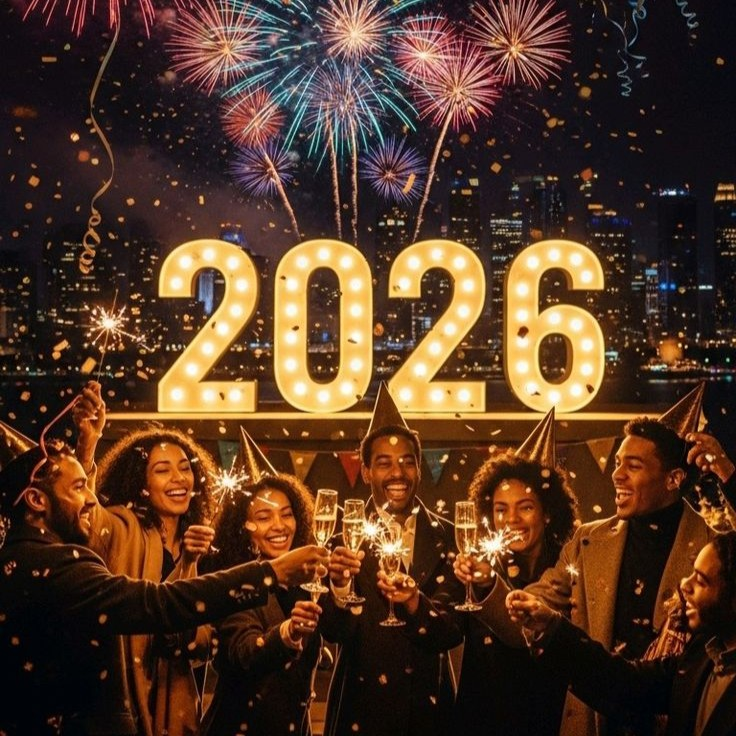
#> input picture ala_lab.jpg, 736 x 736 px
$ python Task2.py
#> lines starting #> are read from the running program, lines starting #| are printed output that depends on the picture
import numpy as np
from matplotlib.image import imread
import matplotlib.pyplot as plt
from sklearn.decomposition import PCA

image_raw = imread("ala_lab.jpg")
#> image_raw is the input picture: shape (736, 736, 3); mean R, G, B 83, 55.1, 37.5
print(image_raw.shape)
#| (736, 736, 3)

image_vector = np.array(image_raw.shape)
#> image_vector = [736, 736, 3]
print("Image vector [H, W, C]:", image_vector)
#| Image vector [H, W, C]: [736 736   3]

plt.imshow(image_raw)
plt.axis("off")
plt.title("Original image")
plt.show()

#2
image_sum = image_raw.sum(axis=2)
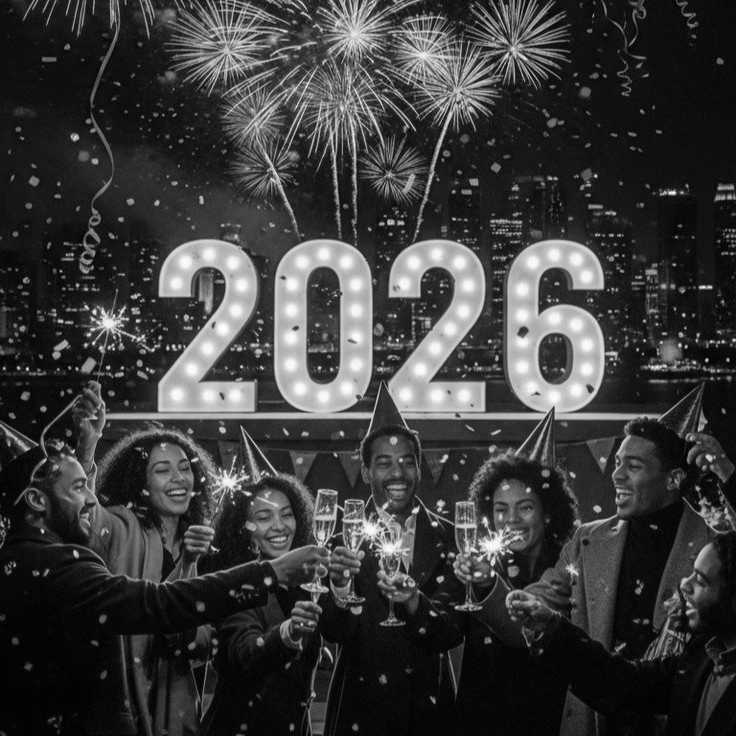
#> image_sum: shape (736, 736) uint64; min 0, max 762, mean 175.6; drawn with min black and max white
print("image_sum.shape:", image_sum.shape)
#| image_sum.shape: (736, 736)

image_bw = image_sum / image_sum.max()
print("image_bw.max():", image_bw.max())
#| image_bw.max(): 1.0

plt.imshow(image_bw, cmap="gray")
plt.axis("off")
plt.title("Black and white img")
plt.show()

#3
H, W = image_bw.shape
#> H = 736; W = 736
pca_full = PCA()
pca_full.fit(image_bw)
explained_var = pca_full.explained_variance_ratio_
cum_var = np.cumsum(explained_var) * 100
n_components_95 = np.argmax(cum_var >= 95) + 1
print("Number of components for 95% variance:", n_components_95)
plt.figure(figsize=(6,4))
plt.plot(cum_var)
plt.axhline(95, linestyle="--", color="r")
plt.axvline(n_components_95, linestyle="--", color="g")
plt.xlabel("Number of components")
plt.ylabel("Cumulative variance (%)")
plt.title("Cumulative Explained Variance")
plt.grid(True)
plt.show()
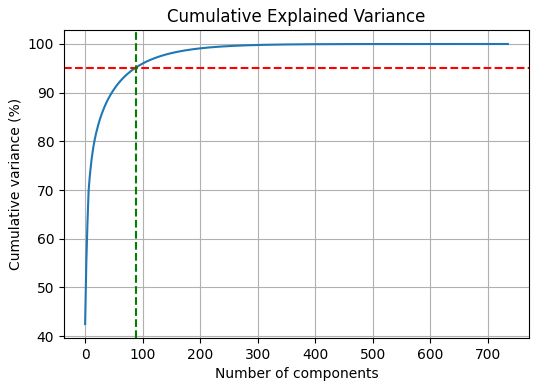
#> figure drawn by matplotlib, 1 panel; curve peaks at x = 734, y = 100

def pca_compress(image_bw, n_components):
#> called with n_components = 88
    pca = PCA(n_components=n_components)
    X_reduced = pca.fit_transform(image_bw)
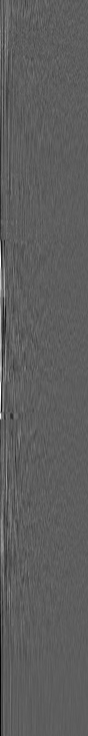
#> X_reduced: shape (736, 88) float64; min -5.22, max 8.94, mean 4.44e-16; drawn with min black and max white
    X_reconstructed = pca.inverse_transform(X_reduced)
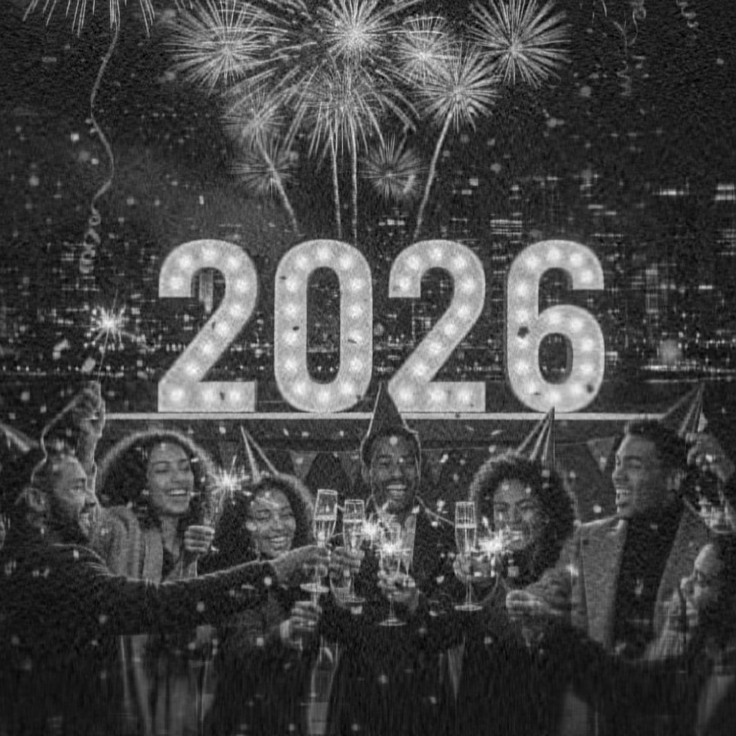
#> X_reconstructed: shape (736, 736) float64; min -0.0861, max 1.09, mean 0.23; drawn with min black and max white
    return X_reconstructed

X_reconstructed_95 = pca_compress(image_bw, n_components_95)

fig, axes = plt.subplots(1, 2, figsize=(12, 6))

axes[0].imshow(image_bw, cmap="gray")
axes[0].set_title("Original BW")
axes[0].axis("off")

axes[1].imshow(X_reconstructed_95, cmap="gray")
axes[1].set_title(f"Reconstructed (95%, {n_components_95} comps)")
axes[1].axis("off")

plt.tight_layout()
plt.show()

#4
components_list = [5, 15, 25, 75, 100, 170]

fig, axes = plt.subplots(2, 3, figsize=(12, 8))

for ax, k in zip(axes.ravel(), components_list):
    X_rec = pca_compress(image_bw, k)
    ax.imshow(X_rec, cmap="gray")
    ax.set_title(f"Components: {k}")
    ax.axis("off")
#> this loop made 6 passes
#> pass 1, in pca_compress (call 2), `X_reconstructed = pca.inverse_transform(X_reduced)`:
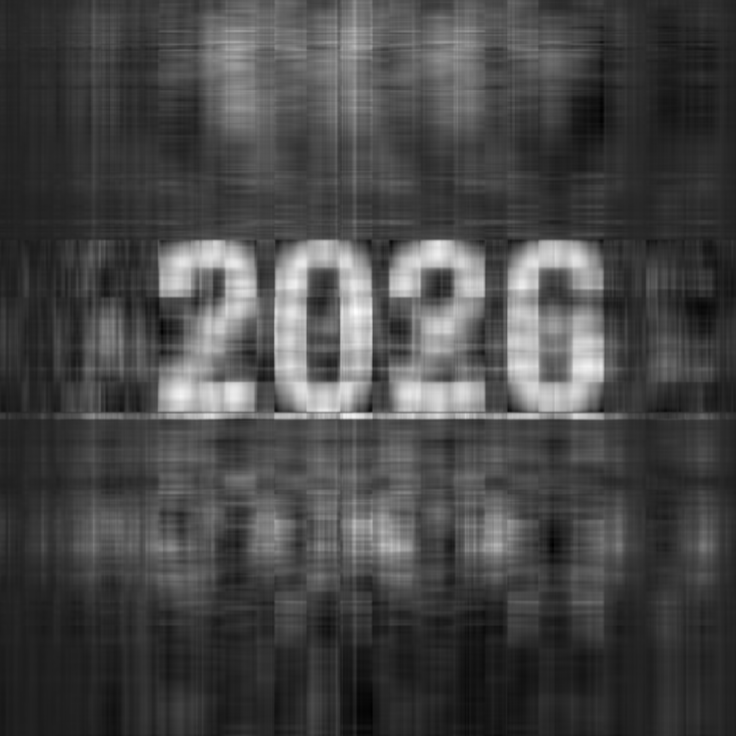
#> X_reconstructed: shape (736, 736) float64; min -0.0923, max 1.06, mean 0.23; drawn with min black and max white
#> pass 3, in pca_compress (call 4), `X_reduced = pca.fit_transform(image_bw)`:
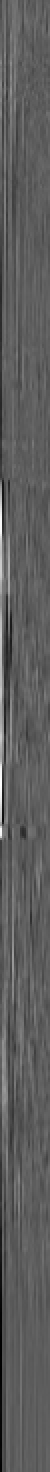
#> X_reduced: shape (736, 25) float64 (shown 2 times larger); min -5.22, max 8.94, mean 6.55e-16; drawn with min black and max white

plt.tight_layout()
plt.show()
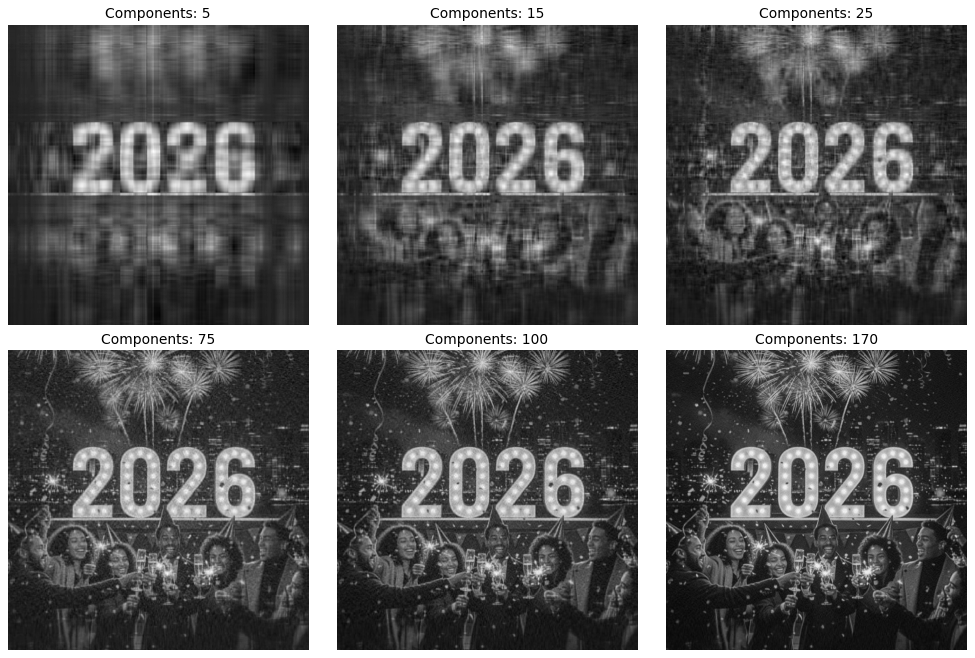
#> figure drawn by matplotlib, 6 panels
